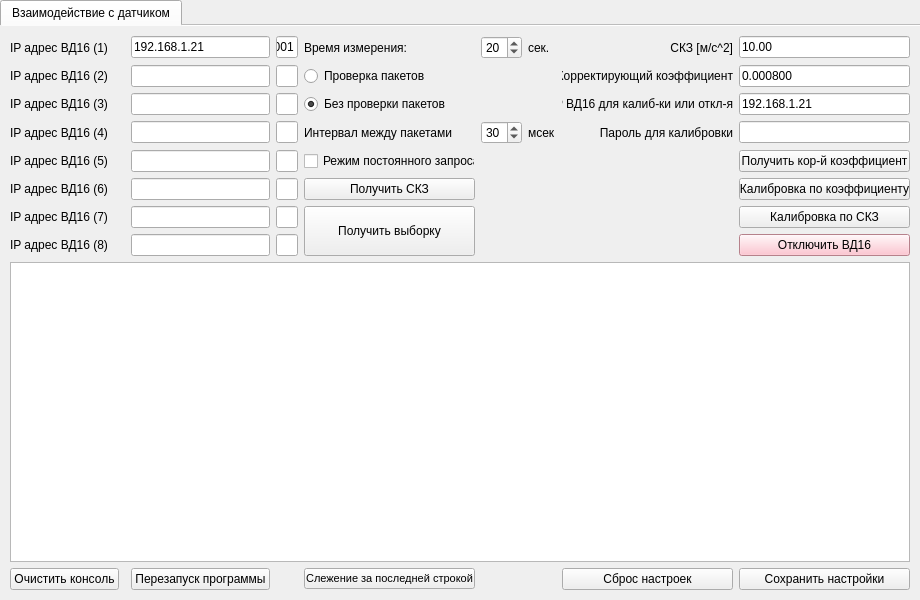
<?xml version="1.0" encoding="UTF-8"?>
<ui version="4.0">
 <class>MainWindow</class>
 <widget class="QMainWindow" name="MainWindow">
  <property name="enabled">
   <bool>true</bool>
  </property>
  <property name="geometry">
   <rect>
    <x>0</x>
    <y>0</y>
    <width>920</width>
    <height>600</height>
   </rect>
  </property>
  <property name="sizePolicy">
   <sizepolicy hsizetype="Ignored" vsizetype="Ignored">
    <horstretch>0</horstretch>
    <verstretch>0</verstretch>
   </sizepolicy>
  </property>
  <property name="minimumSize">
   <size>
    <width>880</width>
    <height>600</height>
   </size>
  </property>
  <property name="maximumSize">
   <size>
    <width>1681</width>
    <height>967</height>
   </size>
  </property>
  <property name="baseSize">
   <size>
    <width>880</width>
    <height>600</height>
   </size>
  </property>
  <property name="windowTitle">
   <string>ВД16-Сервис</string>
  </property>
  <property name="layoutDirection">
   <enum>Qt::LeftToRight</enum>
  </property>
  <property name="documentMode">
   <bool>true</bool>
  </property>
  <widget class="QWidget" name="centralWidget">
   <property name="enabled">
    <bool>true</bool>
   </property>
   <property name="sizePolicy">
    <sizepolicy hsizetype="Fixed" vsizetype="Fixed">
     <horstretch>0</horstretch>
     <verstretch>0</verstretch>
    </sizepolicy>
   </property>
   <layout class="QGridLayout" name="gridLayout_5">
    <property name="leftMargin">
     <number>0</number>
    </property>
    <property name="topMargin">
     <number>0</number>
    </property>
    <property name="rightMargin">
     <number>0</number>
    </property>
    <property name="bottomMargin">
     <number>0</number>
    </property>
    <property name="spacing">
     <number>10</number>
    </property>
    <item row="0" column="0">
     <widget class="QTabWidget" name="tabWidget">
      <property name="autoFillBackground">
       <bool>false</bool>
      </property>
      <property name="tabPosition">
       <enum>QTabWidget::North</enum>
      </property>
      <property name="tabShape">
       <enum>QTabWidget::Rounded</enum>
      </property>
      <property name="currentIndex">
       <number>0</number>
      </property>
      <property name="usesScrollButtons">
       <bool>true</bool>
      </property>
      <property name="documentMode">
       <bool>true</bool>
      </property>
      <property name="tabsClosable">
       <bool>false</bool>
      </property>
      <property name="movable">
       <bool>false</bool>
      </property>
      <widget class="QWidget" name="tab">
       <attribute name="title">
        <string>Взаимодействие с датчиком</string>
       </attribute>
       <layout class="QGridLayout" name="gridLayout_6">
        <property name="leftMargin">
         <number>10</number>
        </property>
        <property name="topMargin">
         <number>10</number>
        </property>
        <property name="rightMargin">
         <number>10</number>
        </property>
        <property name="bottomMargin">
         <number>10</number>
        </property>
        <property name="spacing">
         <number>6</number>
        </property>
        <item row="8" column="0">
         <widget class="QLabel" name="label_5">
          <property name="text">
           <string>IP адрес ВД16 (4)</string>
          </property>
         </widget>
        </item>
        <item row="6" column="0">
         <widget class="QLabel" name="label_4">
          <property name="text">
           <string>IP адрес ВД16 (3)</string>
          </property>
         </widget>
        </item>
        <item row="8" column="5">
         <widget class="QSpinBox" name="delay_spin">
          <property name="enabled">
           <bool>true</bool>
          </property>
          <property name="minimum">
           <number>5</number>
          </property>
          <property name="value">
           <number>30</number>
          </property>
         </widget>
        </item>
        <item row="3" column="2">
         <widget class="QLineEdit" name="lineEdit_ip_tuts_test_1">
          <property name="sizePolicy">
           <sizepolicy hsizetype="Expanding" vsizetype="Fixed">
            <horstretch>0</horstretch>
            <verstretch>0</verstretch>
           </sizepolicy>
          </property>
          <property name="minimumSize">
           <size>
            <width>0</width>
            <height>0</height>
           </size>
          </property>
          <property name="maximumSize">
           <size>
            <width>16777215</width>
            <height>16777215</height>
           </size>
          </property>
          <property name="autoFillBackground">
           <bool>false</bool>
          </property>
          <property name="inputMask">
           <string/>
          </property>
          <property name="text">
           <string>192.168.1.21</string>
          </property>
         </widget>
        </item>
        <item row="3" column="4">
         <widget class="QLabel" name="label_15">
          <property name="enabled">
           <bool>true</bool>
          </property>
          <property name="sizePolicy">
           <sizepolicy hsizetype="Preferred" vsizetype="Preferred">
            <horstretch>0</horstretch>
            <verstretch>0</verstretch>
           </sizepolicy>
          </property>
          <property name="text">
           <string>Время измерения:</string>
          </property>
         </widget>
        </item>
        <item row="3" column="8">
         <widget class="QLineEdit" name="lineEdit_RMSvalue">
          <property name="text">
           <string>10.00</string>
          </property>
          <property name="readOnly">
           <bool>false</bool>
          </property>
         </widget>
        </item>
        <item row="4" column="0">
         <widget class="QLabel" name="label_3">
          <property name="text">
           <string>IP адрес ВД16 (2)</string>
          </property>
         </widget>
        </item>
        <item row="4" column="2">
         <widget class="QLineEdit" name="lineEdit_ip_tuts_test_2">
          <property name="maximumSize">
           <size>
            <width>16777215</width>
            <height>16777215</height>
           </size>
          </property>
          <property name="text">
           <string/>
          </property>
         </widget>
        </item>
        <item row="4" column="3">
         <widget class="QLineEdit" name="lineEdit_device_number2">
          <property name="alignment">
           <set>Qt::AlignCenter</set>
          </property>
         </widget>
        </item>
        <item row="4" column="4">
         <widget class="QRadioButton" name="checkBoxSlowly">
          <property name="text">
           <string>Проверка пакетов</string>
          </property>
         </widget>
        </item>
        <item row="6" column="2">
         <widget class="QLineEdit" name="lineEdit_ip_tuts_test_3">
          <property name="maximumSize">
           <size>
            <width>16777215</width>
            <height>16777215</height>
           </size>
          </property>
          <property name="text">
           <string/>
          </property>
         </widget>
        </item>
        <item row="6" column="3">
         <widget class="QLineEdit" name="lineEdit_device_number3">
          <property name="alignment">
           <set>Qt::AlignCenter</set>
          </property>
         </widget>
        </item>
        <item row="6" column="7">
         <widget class="QLabel" name="label_12">
          <property name="text">
           <string>IP ВД16 для калиб-ки или откл-я</string>
          </property>
          <property name="alignment">
           <set>Qt::AlignRight|Qt::AlignTrailing|Qt::AlignVCenter</set>
          </property>
         </widget>
        </item>
        <item row="3" column="7">
         <widget class="QLabel" name="label_11">
          <property name="autoFillBackground">
           <bool>false</bool>
          </property>
          <property name="text">
           <string>СКЗ [м/с^2]</string>
          </property>
          <property name="alignment">
           <set>Qt::AlignRight|Qt::AlignTrailing|Qt::AlignVCenter</set>
          </property>
         </widget>
        </item>
        <item row="3" column="6">
         <widget class="QLabel" name="label">
          <property name="text">
           <string>сек.</string>
          </property>
         </widget>
        </item>
        <item row="3" column="0">
         <widget class="QLabel" name="label_16">
          <property name="text">
           <string>IP адрес ВД16 (1)</string>
          </property>
         </widget>
        </item>
        <item row="6" column="8">
         <widget class="QLineEdit" name="lineEdit_ip_calibration">
          <property name="text">
           <string>192.168.1.21</string>
          </property>
         </widget>
        </item>
        <item row="8" column="2">
         <widget class="QLineEdit" name="lineEdit_ip_tuts_test_4">
          <property name="maximumSize">
           <size>
            <width>16777215</width>
            <height>16777215</height>
           </size>
          </property>
          <property name="text">
           <string/>
          </property>
         </widget>
        </item>
        <item row="4" column="7">
         <widget class="QLabel" name="label_14">
          <property name="text">
           <string>Корректирующий коэффициент</string>
          </property>
          <property name="alignment">
           <set>Qt::AlignRight|Qt::AlignTrailing|Qt::AlignVCenter</set>
          </property>
         </widget>
        </item>
        <item row="8" column="3">
         <widget class="QLineEdit" name="lineEdit_device_number4">
          <property name="alignment">
           <set>Qt::AlignCenter</set>
          </property>
         </widget>
        </item>
        <item row="8" column="4">
         <widget class="QLabel" name="label_18">
          <property name="text">
           <string>Интервал между пакетами</string>
          </property>
          <property name="alignment">
           <set>Qt::AlignLeading|Qt::AlignLeft|Qt::AlignVCenter</set>
          </property>
         </widget>
        </item>
        <item row="3" column="5">
         <widget class="QSpinBox" name="spinBoxSec">
          <property name="sizePolicy">
           <sizepolicy hsizetype="Minimum" vsizetype="Fixed">
            <horstretch>0</horstretch>
            <verstretch>0</verstretch>
           </sizepolicy>
          </property>
          <property name="minimum">
           <number>1</number>
          </property>
          <property name="maximum">
           <number>21</number>
          </property>
          <property name="value">
           <number>20</number>
          </property>
         </widget>
        </item>
        <item row="4" column="8">
         <widget class="QLineEdit" name="lineEdit_calibration_value">
          <property name="text">
           <string>0.000800</string>
          </property>
          <property name="readOnly">
           <bool>false</bool>
          </property>
         </widget>
        </item>
        <item row="6" column="4">
         <widget class="QRadioButton" name="checkBoxIgnore">
          <property name="text">
           <string>Без проверки пакетов</string>
          </property>
          <property name="checked">
           <bool>true</bool>
          </property>
         </widget>
        </item>
        <item row="9" column="3">
         <widget class="QLineEdit" name="lineEdit_device_number5">
          <property name="alignment">
           <set>Qt::AlignCenter</set>
          </property>
         </widget>
        </item>
        <item row="9" column="0">
         <widget class="QLabel" name="label_6">
          <property name="text">
           <string>IP адрес ВД16 (5)</string>
          </property>
         </widget>
        </item>
        <item row="10" column="3">
         <widget class="QLineEdit" name="lineEdit_device_number6">
          <property name="alignment">
           <set>Qt::AlignCenter</set>
          </property>
         </widget>
        </item>
        <item row="12" column="8">
         <widget class="QPushButton" name="pushButton_poweroff">
          <property name="cursor">
           <cursorShape>PointingHandCursor</cursorShape>
          </property>
          <property name="styleSheet">
           <string notr="true">background-color: rgb(255, 181, 195);</string>
          </property>
          <property name="text">
           <string>Отключить ВД16</string>
          </property>
         </widget>
        </item>
        <item row="14" column="0" colspan="9">
         <widget class="QTextEdit" name="testConsole"/>
        </item>
        <item row="15" column="0">
         <widget class="QPushButton" name="pushButton_console_clear">
          <property name="text">
           <string>Очистить консоль</string>
          </property>
         </widget>
        </item>
        <item row="15" column="2">
         <widget class="QPushButton" name="pushButton_enable_widgets">
          <property name="text">
           <string>Перезапуск программы</string>
          </property>
         </widget>
        </item>
        <item row="8" column="7">
         <widget class="QLabel" name="label_13">
          <property name="layoutDirection">
           <enum>Qt::RightToLeft</enum>
          </property>
          <property name="text">
           <string>Пароль для калибровки</string>
          </property>
          <property name="alignment">
           <set>Qt::AlignRight|Qt::AlignTrailing|Qt::AlignVCenter</set>
          </property>
         </widget>
        </item>
        <item row="11" column="2">
         <widget class="QLineEdit" name="lineEdit_ip_tuts_test_7">
          <property name="maximumSize">
           <size>
            <width>16777215</width>
            <height>16777215</height>
           </size>
          </property>
          <property name="text">
           <string/>
          </property>
         </widget>
        </item>
        <item row="9" column="2">
         <widget class="QLineEdit" name="lineEdit_ip_tuts_test_5">
          <property name="maximumSize">
           <size>
            <width>16777215</width>
            <height>16777215</height>
           </size>
          </property>
          <property name="text">
           <string/>
          </property>
         </widget>
        </item>
        <item row="8" column="8">
         <widget class="QLineEdit" name="lineEdit_password">
          <property name="text">
           <string/>
          </property>
          <property name="maxLength">
           <number>4</number>
          </property>
         </widget>
        </item>
        <item row="10" column="2">
         <widget class="QLineEdit" name="lineEdit_ip_tuts_test_6">
          <property name="maximumSize">
           <size>
            <width>16777215</width>
            <height>16777215</height>
           </size>
          </property>
          <property name="text">
           <string/>
          </property>
         </widget>
        </item>
        <item row="8" column="6">
         <widget class="QLabel" name="label_10">
          <property name="text">
           <string>мсек</string>
          </property>
         </widget>
        </item>
        <item row="11" column="0">
         <widget class="QLabel" name="label_8">
          <property name="text">
           <string>IP адрес ВД16 (7)</string>
          </property>
         </widget>
        </item>
        <item row="11" column="4" rowspan="2">
         <widget class="QPushButton" name="pushButton_5">
          <property name="sizePolicy">
           <sizepolicy hsizetype="Preferred" vsizetype="Preferred">
            <horstretch>0</horstretch>
            <verstretch>0</verstretch>
           </sizepolicy>
          </property>
          <property name="text">
           <string>Получить выборку</string>
          </property>
         </widget>
        </item>
        <item row="9" column="8">
         <widget class="QPushButton" name="pushButton_corr">
          <property name="text">
           <string>Получить кор-й коэффициент</string>
          </property>
         </widget>
        </item>
        <item row="10" column="4">
         <widget class="QPushButton" name="pushButton_RMSvalue">
          <property name="text">
           <string>Получить СКЗ</string>
          </property>
         </widget>
        </item>
        <item row="11" column="8">
         <widget class="QPushButton" name="pushButton_calibration">
          <property name="text">
           <string>Калибровка по СКЗ</string>
          </property>
         </widget>
        </item>
        <item row="10" column="8">
         <widget class="QPushButton" name="pushButton_write_corr">
          <property name="text">
           <string>Калибровка по коэффициенту</string>
          </property>
         </widget>
        </item>
        <item row="10" column="0">
         <widget class="QLabel" name="label_7">
          <property name="text">
           <string>IP адрес ВД16 (6)</string>
          </property>
         </widget>
        </item>
        <item row="12" column="0">
         <widget class="QLabel" name="label_9">
          <property name="text">
           <string>IP адрес ВД16 (8)</string>
          </property>
         </widget>
        </item>
        <item row="11" column="3">
         <widget class="QLineEdit" name="lineEdit_device_number7">
          <property name="alignment">
           <set>Qt::AlignCenter</set>
          </property>
         </widget>
        </item>
        <item row="12" column="2">
         <widget class="QLineEdit" name="lineEdit_ip_tuts_test_8">
          <property name="maximumSize">
           <size>
            <width>16777215</width>
            <height>16777215</height>
           </size>
          </property>
          <property name="text">
           <string/>
          </property>
         </widget>
        </item>
        <item row="12" column="3">
         <widget class="QLineEdit" name="lineEdit_device_number8">
          <property name="alignment">
           <set>Qt::AlignCenter</set>
          </property>
         </widget>
        </item>
        <item row="9" column="4">
         <widget class="QCheckBox" name="checkBox_nonstop">
          <property name="text">
           <string>Режим постоянного запроса</string>
          </property>
         </widget>
        </item>
        <item row="15" column="8">
         <widget class="QPushButton" name="pushButton_save_settings">
          <property name="text">
           <string>Сохранить настройки</string>
          </property>
         </widget>
        </item>
        <item row="15" column="7">
         <widget class="QPushButton" name="pushButton_reset_settings">
          <property name="text">
           <string>Сброс настроек</string>
          </property>
         </widget>
        </item>
        <item row="3" column="3">
         <widget class="QLineEdit" name="lineEdit_device_number1">
          <property name="text">
           <string>0001</string>
          </property>
          <property name="alignment">
           <set>Qt::AlignCenter</set>
          </property>
         </widget>
        </item>
        <item row="15" column="4">
         <widget class="QPushButton" name="pushButton_tracking">
          <property name="font">
           <font>
            <pointsize>8</pointsize>
           </font>
          </property>
          <property name="text">
           <string>Слежение за последней строкой</string>
          </property>
         </widget>
        </item>
       </layout>
      </widget>
     </widget>
    </item>
   </layout>
  </widget>
 </widget>
 <layoutdefault spacing="6" margin="11"/>
 <tabstops>
  <tabstop>testConsole</tabstop>
 </tabstops>
 <resources/>
 <connections/>
 <designerdata>
  <property name="gridDeltaX">
   <number>10</number>
  </property>
  <property name="gridDeltaY">
   <number>10</number>
  </property>
  <property name="gridSnapX">
   <bool>true</bool>
  </property>
  <property name="gridSnapY">
   <bool>true</bool>
  </property>
  <property name="gridVisible">
   <bool>true</bool>
  </property>
 </designerdata>
</ui>
